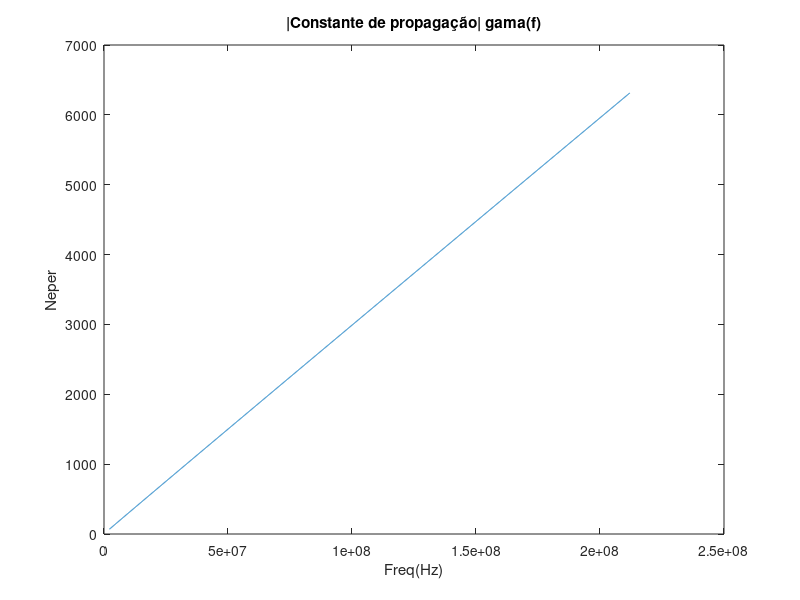
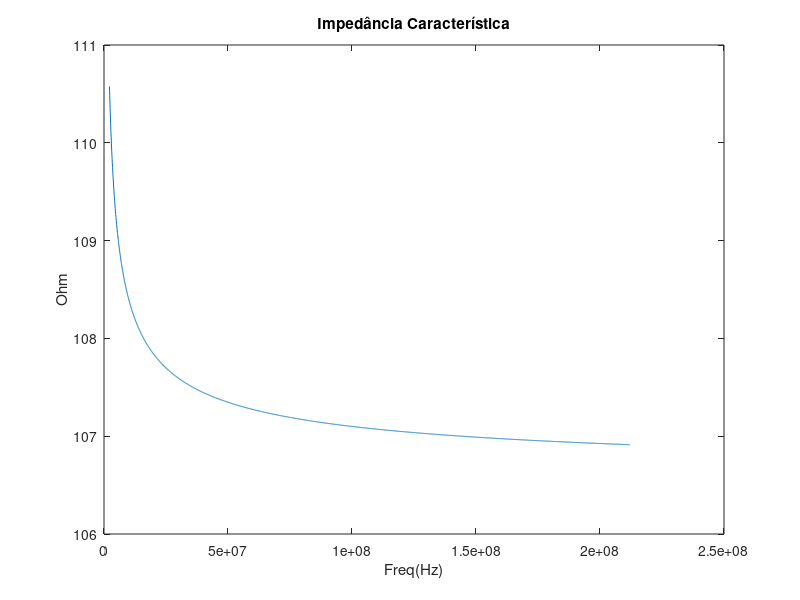
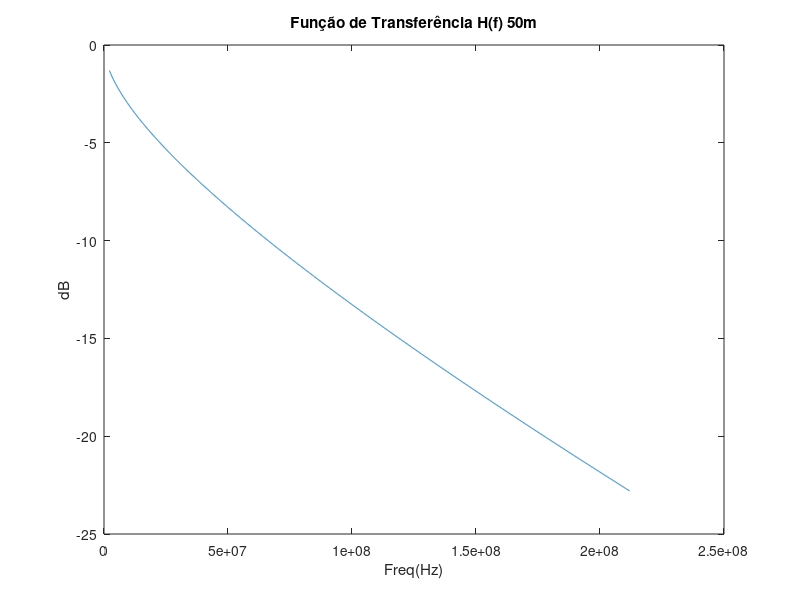
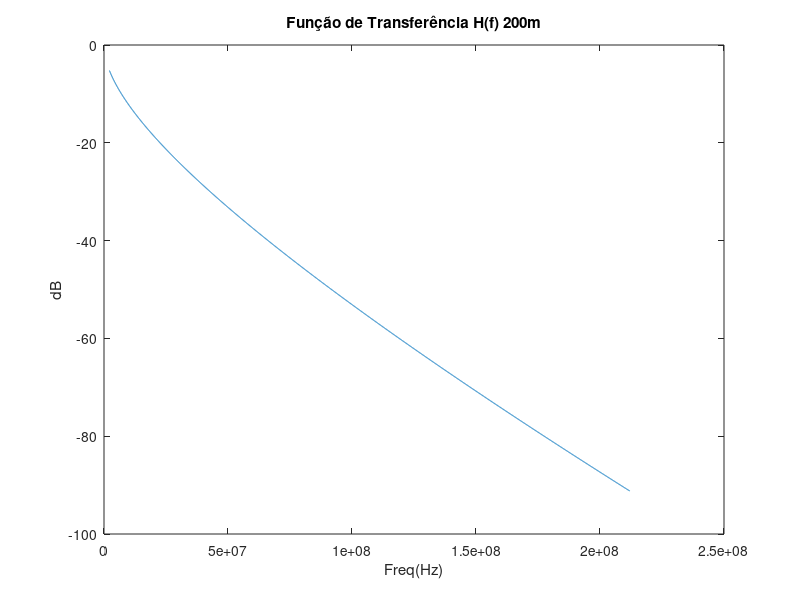

MATLAB code to generate these figures, in order:
clc
close all
clear 

%------------------------------------------------------------------------
k=51.75e3;
f=2.2e6:k:212e6;
d=[50/1000,200/1000];
%dados---------------------------------------------------------------------
PSD_tx=-76.*ones(1,length(f));
BgNoise=-140.*ones(1,length(f));
GapSnr=9.75;
MargSnr=6;
GainSnr=5;
%CAD55 KHM-----------------------------------------------------------------
h1=106.5050;
h2=5.9318e+03;
k1=0.00185;
k2=1.20594e-07;
k3=3.11222e-05;

%parametros secundarios----------------------------------------------------
fsqrt=f.^0.5;
w=(2*pi).*f;
a2=(k2*2/pi).*f;

alfa=(k1.*fsqrt)+k2.*f;
beta=(k1.*fsqrt)-(a2.*log(f))+k3.*f;

RZ0=h1+h2.*(1./fsqrt);
IZ0=-h2.*(1./fsqrt);
R0=RZ0+j.*IZ0;


gamma=alfa+j.*beta;
gamma1=abs(gamma);
HV50=exp(-d(1).*gamma);
HV200=exp(-d(2).*gamma);

H50=20.*log10(abs(HV50));
H200=20.*log10(abs(HV200));

PSD_trans=10.^(PSD_tx./10);


PSD_r50=PSD_trans.*(abs(HV50).^2);
PSD_r200=PSD_trans.*(abs(HV200).^2);

%Conversão Log - Linear----------------------------------------------------
PSD_rx50=10.*log10(abs(PSD_r50));
PSD_rx200=10.*log10(abs(PSD_r200));


%--------------------------------------------------------------------------

GAMMA=10.^((GapSnr+(MargSnr-GainSnr))./10);
Ruido=10.^(BgNoise./10);
b50=floor(log2(1+(PSD_r50./(GAMMA.*Ruido))));
b200=floor(log2(1+(PSD_r200./(GAMMA.*Ruido))));
%--------------------------------------------------------------------------
i=1;
u=length(f)+1;

while i<u
    test1=b50(1,i);
    test2=b200(1,i);
    if test1>=12
       B50(1,i)=12;
    
    elseif test1<=1
       B50(1,i)=1;
    else
       B50(1,i)=b50(1,i); 
    end
    
    if test2>=12
       B200(1,i)=12;
    
    elseif test2<=1
       B200(1,i)=1;
    else
       B200(1,i)=b200(1,i); 
    end



i=i+1;

end

out='Taxa de transmissão 50m'
R50=k*sum(B50)

out='Taxa de transmissão 200m'
R200=k*sum(B200)



%--------------------------------------------------------------------------
%{ Plot dos Coeficientes. 
figure

plot(f,gamma1)
title('|Constante de propagação| gama(f)')
ylabel('Neper');
xlabel( 'Freq(Hz)' );

figure
plot(f,abs(R0))
title('Impedância Característica')
ylabel('Ohm');
xlabel( 'Freq(Hz)' );
%}


figure
plot(f,H50)
title('Função de Transferência H(f) 50m')
ylabel('dB');
xlabel( 'Freq(Hz)' );


figure
plot(f,H200)
title('Função de Transferência H(f) 200m')
ylabel('dB');
xlabel( 'Freq(Hz)' );


figure
plot(f,PSD_tx)
title('PSD Transmitida')
ylabel('dBm');
xlabel( 'Freq(Hz)' );

figure
plot(f,PSD_rx50)
title('PSD Recebida 50m')
ylabel('dBm');
xlabel( 'Freq(Hz)' );

figure
plot(f,PSD_rx200)
title('PSD Recebida 200m')
ylabel('dBm');
xlabel( 'Freq(Hz)' );

figure
plot(f,B50)
title('Bitloading 50m')
ylabel('Bits');
xlabel( 'Freq(Hz)' );

figure
plot(f,B200)
title('Bitloading 200m')
ylabel('Bits');
xlabel( 'Freq(Hz)' );